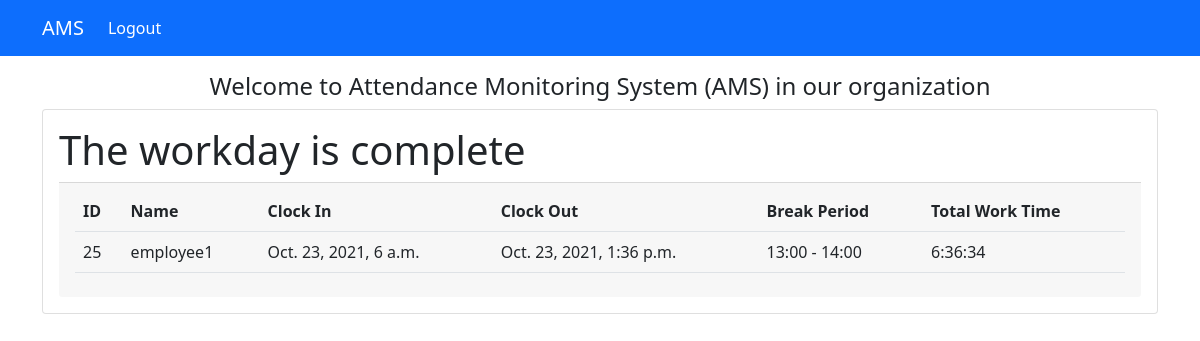
The app's page /employee-dashboard (signed in) with its own data.
### app/models.py (models this page shows)
class ClockInOut(models.Model):
    user = models.ForeignKey(User, on_delete=models.CASCADE)
    clock_in = models.DateTimeField(null=True)
    clock_out = models.DateTimeField(null=True, blank=True)
    total_hour = models.CharField(max_length=100 ,null=True, blank=True)

### app/views.py (the view)
# urls.py: path('employee-dashboard', EmpDashboard.as_view(), name='empdash'),
class EmpDashboard(LoginRequiredMixin, View):
    def get(self, request):
        da = datetime.now().date()
        context = {
            "clocking": ClockInOut.objects.filter(user=request.user, clock_in__date=da),
            "clockouting": ClockInOut.objects.filter(user=request.user, clock_out__date=da, clock_in__date=da),
            "clock": ClockInOut.objects.filter(user=request.user, clock_out__date=da)
        }
        return render(request, 'emp_dash.html', context)

### templates/emp_dash.html
{% extends 'base.html' %}
{% block content %}
    <div class="container mt-3">
        <h4 class="text-center">Welcome to Attendance Monitoring System (AMS) in our organization</h4>
        <div class="card">
            <div class="card-body">
                {% if clockouting %}
                    <h1>The workday is complete</h1>
                    <div class="card-footer">
                <table class="table">
                    <tr>
                        <th>ID</th>
                        <th>Name</th>
                        <th>Clock In</th>
                        <th>Clock Out</th>
                        <th>Break Period</th>
                        <th>Total Work Time</th>
                    </tr>
                    {% for foo in clock %}
                        <tr>
                        <td>{{ foo.id }}</td>
                        <td>{{ foo.user.username }}</td>
                        <td>{{ foo.clock_in }}</td>
                        <td>{{ foo.clock_out }}</td>
                        <td>13:00 - 14:00</td>
                        <td>{{ foo.total_hour }}</td>
                        </tr>
                    {% endfor %}
                </table>
            </div>
                 {% elif clocking %}
                    <form action="{% url 'clockout' %}" method="post">
                        {% csrf_token %}
                        <input type="submit" class="btn btn-success" value="Clock Out">
                    </form>
                 {% else %}
                    <form action="{% url 'clockin' %}" method="post">
                        {% csrf_token %}
                        <input type="submit" class="btn btn-success" value="Clock In">
                    </form>
                {% endif %}
            </div>
        </div>
    </div>
{% endblock %}

### records on screen
ClockInOut: id "25", user.username "employee1", clock_in "Oct. 23, 2021, 6 a.m.", clock_out "Oct. 23, 2021, 1:36 p.m.", total_hour "6:36:34"
